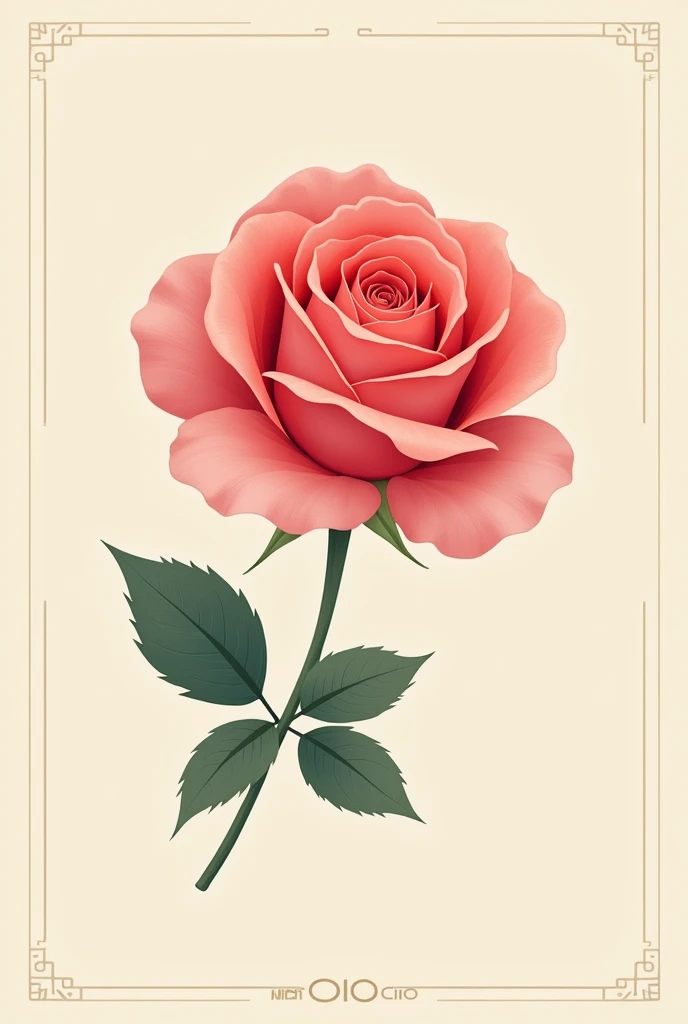
#> input picture images/Rose.jpg, 688 x 1024 px
$ python pointProcessingOperations.py
#> lines starting #> are read from the running program, lines starting #| are printed output that depends on the picture
import cv2
import numpy as np
import matplotlib.pyplot as plt

# Load image in grayscale
img = cv2.imread('images/Rose.jpg', cv2.IMREAD_GRAYSCALE)
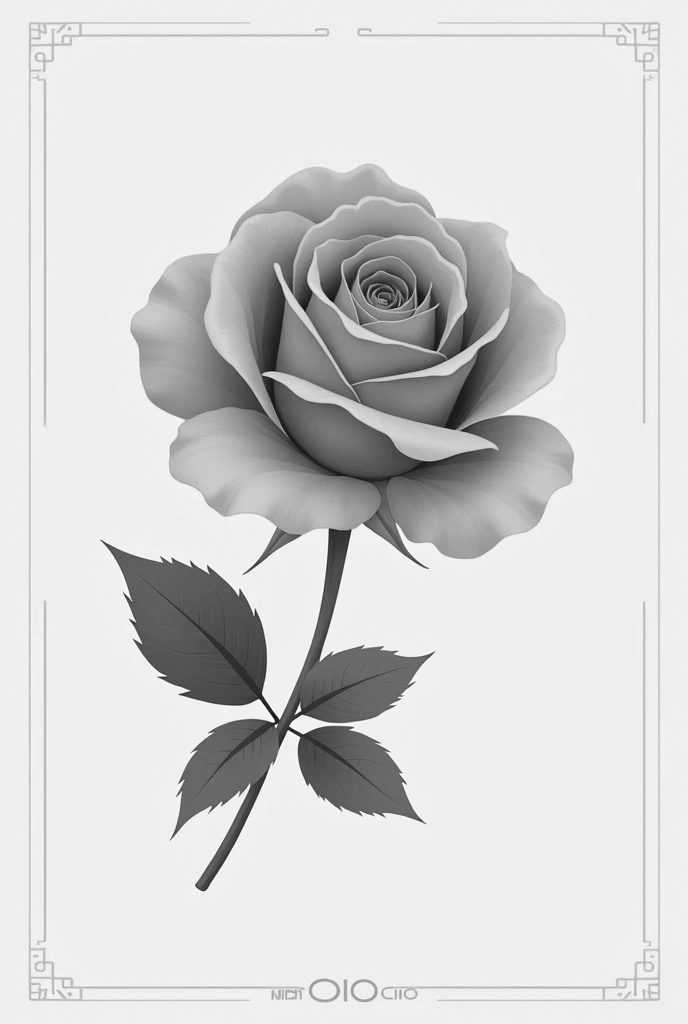
#> img: shape (1024, 688); min 18, max 254, mean 211.7
if img is None:
    raise FileNotFoundError("Make sure 'input.jpg' exists in your working directory.")

# 1. Negative Transform
negative_img = 255 - img
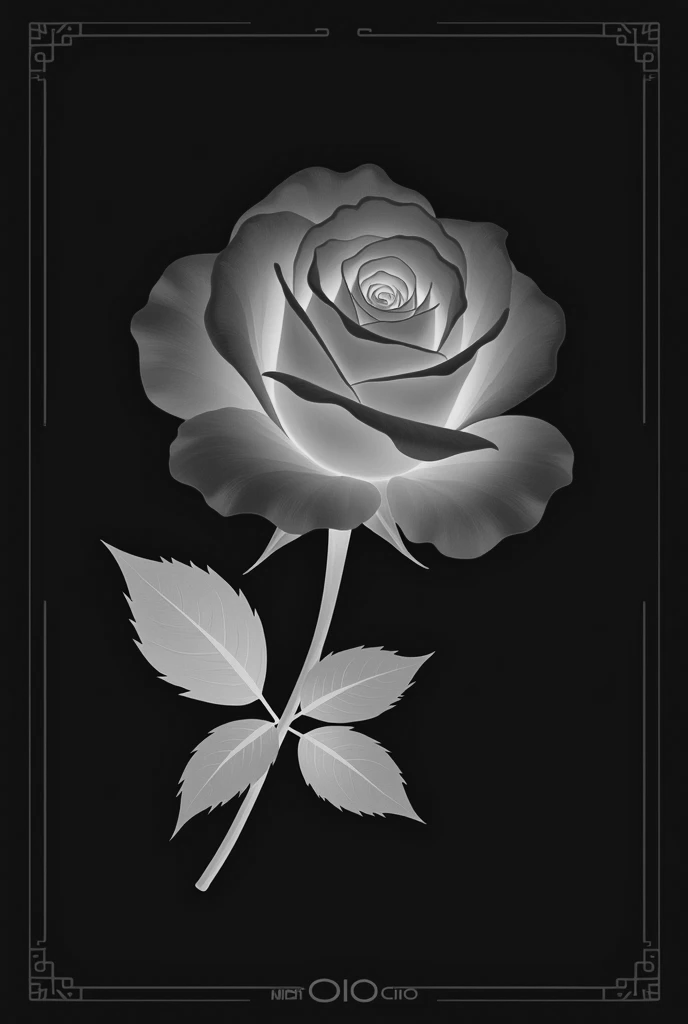
#> negative_img: shape (1024, 688); min 1, max 237, mean 43.3

# 2. Log Transform
img_float = img.astype(np.float32)
log_img = cv2.normalize(np.log1p(img_float), None, 0, 255, cv2.NORM_MINMAX)
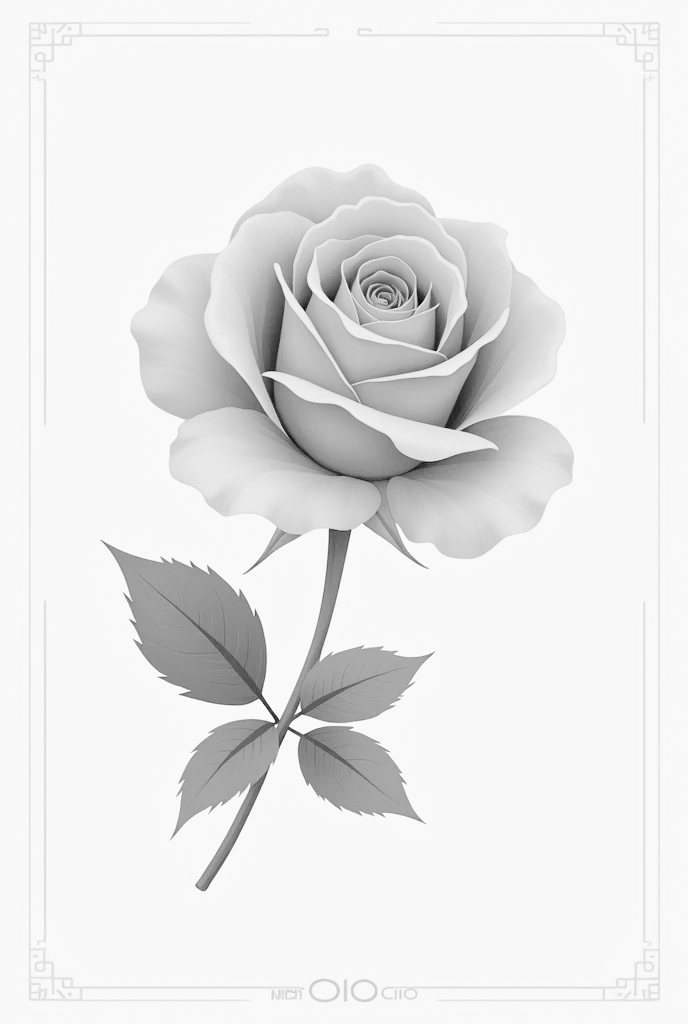
#> log_img: shape (1024, 688) float32; min -4.48e-06, max 255, mean 232.9; drawn with min black and max white
log_img = log_img.astype(np.uint8)

# 3. Power Law (Gamma) Transform
gamma = 0.5  # You can change gamma for different effects
power_img = cv2.normalize(np.power(img_float / 255.0, gamma), None, 0, 255, cv2.NORM_MINMAX)
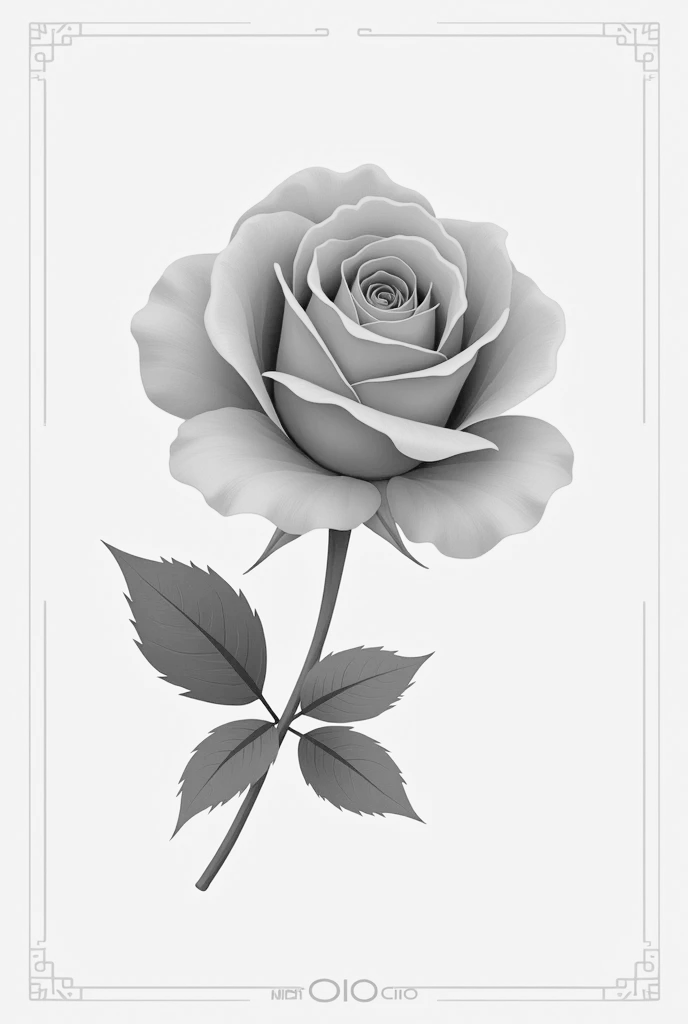
#> power_img: shape (1024, 688) float32; min 3e-06, max 255, mean 221.7; drawn with min black and max white
power_img = power_img.astype(np.uint8)

# Plot all images
titles = ['Original Image', 'Negative Transform', 'Log Transform', 'Power Law Transform (γ=0.5)']
images = [img, negative_img, log_img, power_img]

plt.figure(figsize=(12, 6))
for i in range(4):
    plt.subplot(1, 4, i + 1)
    plt.imshow(images[i], cmap='gray')
    plt.title(titles[i])
    plt.axis('off')

plt.tight_layout()
plt.savefig('images/image_transforms.png', dpi=300)
plt.show()
